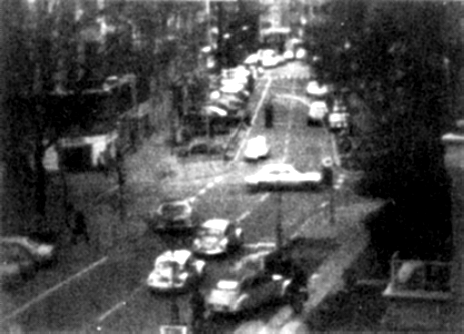
%> input picture MaimoonaKhilji/SubTask 1/Fig1060(b)(car on right).tif, 464 x 334 px
$ octave TASK1.m   (GNU Octave 9; MATLAB toolbox functions it lacks are replaced by stand-ins)
%> lines starting %> are read from the running program, lines starting %| are printed output that depends on the picture

f = imread('Z:\\Digital image Processing\\Test Images ALL\\Fig1060(b)(car on right).tif');
%> f is the input picture: size 334x464 uint8; min 0, max 255, mean 74.3

figure;
subplot(2,3,1),imshow(f),title('original Image');

eq_I = histeq(f);
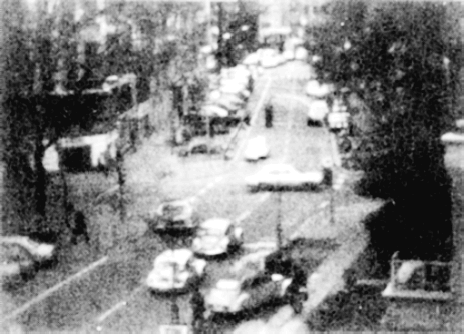
%> eq_I: size 334x464 uint8; min 12, max 255, mean 127.2
subplot(2,3,2),imshow(eq_I),title('Equalized Image');


local_eq = adapthisteq(f);
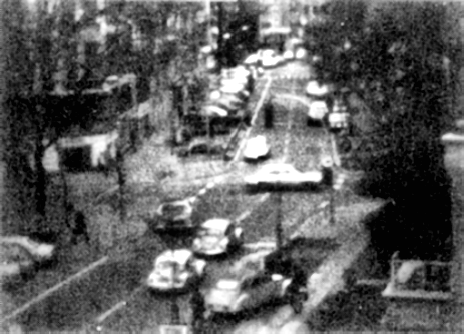
%> local_eq: size 334x464 uint8; min 0, max 255, mean 92.8
subplot(2,3,3),imshow(local_eq),title('Local Equalized Image');


sharpen = imsharpen(f);
subplot(2,3,4),imshow(sharpen),title('sharpen Image');


adjust = imadjust(f);
subplot(2,3,5),imshow(adjust),title('adjust Image');


sharpen = imsharpen(local_eq);
subplot(2,3,6),imshow(sharpen),title('sharpen local_eq Image');
